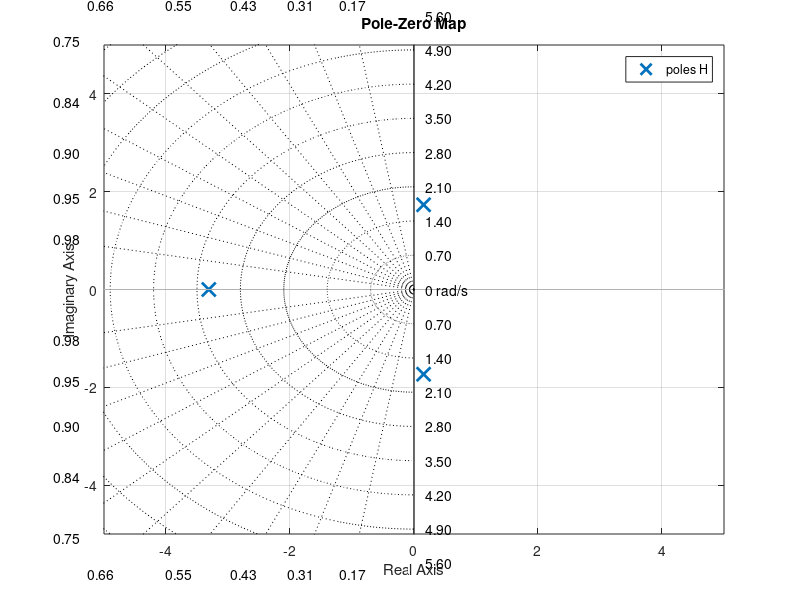

MATLAB code to generate this figure:
clc
clear all
close all

t0=0;
dt=.01;
tfi=10;
t=t0:dt:tfi;

for Kp=0:0.2:10
    cla
H=tf([Kp],[1 3 2 Kp]);
pzmap(H)
sgrid
axis([-5 5 -5 5])
drawnow

end